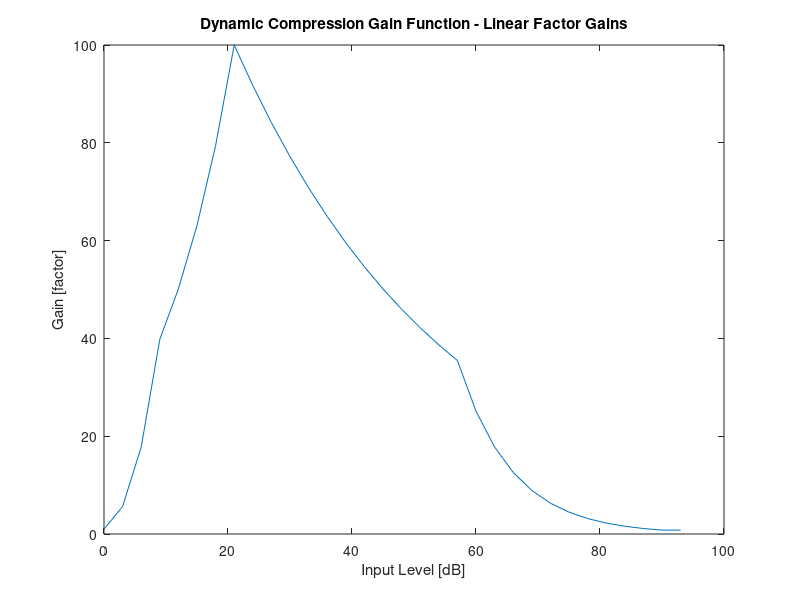
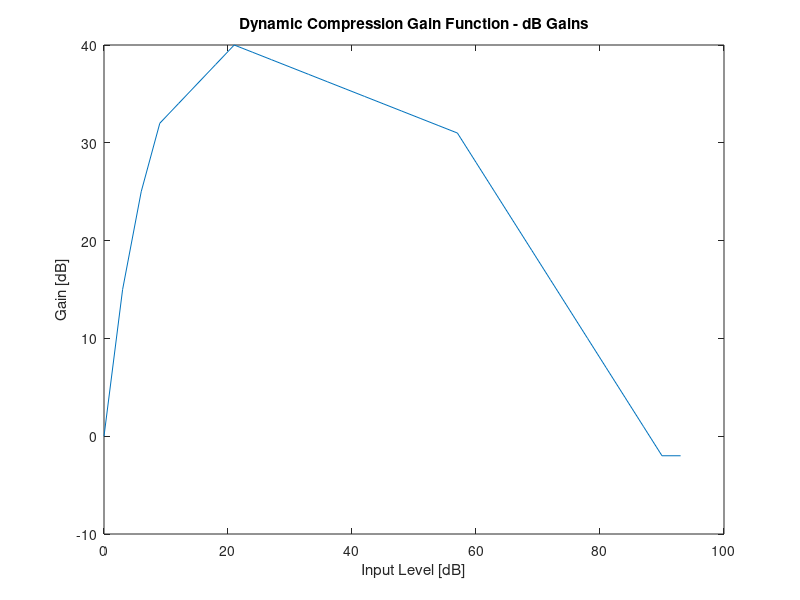
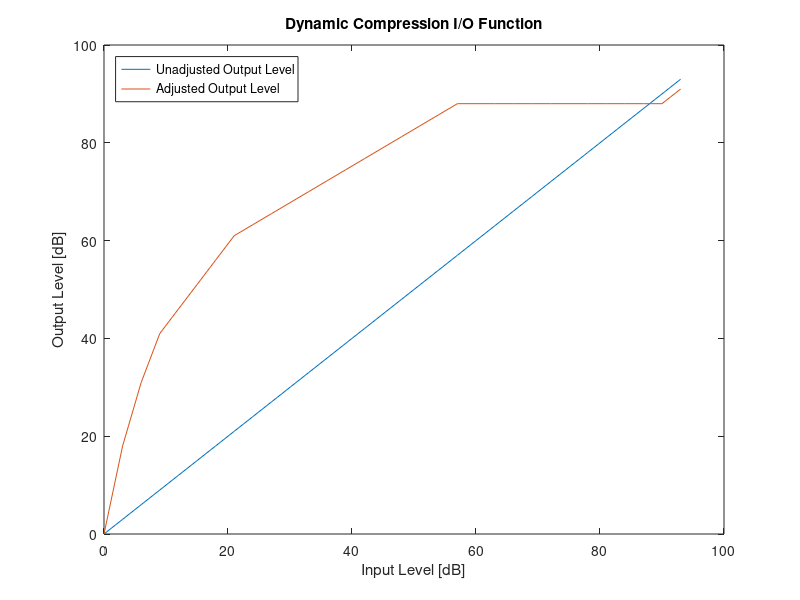

Recreate these plots in MATLAB, in order.

%% Gain Table Calculation

% Model Parameters
num_bands = 8;

% Table Minimum Value
gtmin = 0; 

% Table Step Size
gtstep = 3; 

% Table Data [dB]
gtdata = [0 15 25 32 34 36 38 40 39.25 38.5 37.75 37 36.25 35.5 34.75 34 33.25 32.5 31.75 31 28 25 22 19 16 13 10 7 4 1 -2 -2]';
table_length = length(gtdata);

% Reference Input Levels
for i = 1:length(gtdata)
    input_levels_db(i,1) = gtmin + (i-1)*gtstep;
end

% Converting Table Data to Linear Factors
vy = 10.^(gtdata./20);

% Calculating necessary memory size in hardware
numgainentries = table_length*num_bands;
RAM_size = ceil(log2(numgainentries));
RAM_addresses = 2^RAM_size;

% Filling Gain Table for Each Band
% (Assuming the same gains for each band - will change according to
% audiogram)
for i = 1:num_bands-1
    vy(32*i+1:32*(i+1),1) = vy(1:32,1);
end

% Padding Gain Table with zeros if necessary to fill memory
for i = length(vy)+1:RAM_addresses
    vy(i,1) = 0;
end

% Plotting Gain Function (Linear Gain Factors)
figure()
plot(input_levels_db, vy(1:32,1));
title('Dynamic Compression Gain Function - Linear Factor Gains');
xlabel('Input Level [dB]');
ylabel('Gain [factor]');

% Plotting Gain Function (dB Gains)
figure()
plot(input_levels_db, gtdata);
title('Dynamic Compression Gain Function - dB Gains');
xlabel('Input Level [dB]');
ylabel('Gain [dB]');

% Plotting I/O Function
figure()
plot(input_levels_db, input_levels_db);
hold on;
plot(input_levels_db, gtdata(1:32,1) + input_levels_db(1:32,1));
legend('Unadjusted Output Level','Adjusted Output Level','Location','northwest');
title('Dynamic Compression I/O Function');
xlabel('Input Level [dB]');
ylabel('Output Level [dB]');

